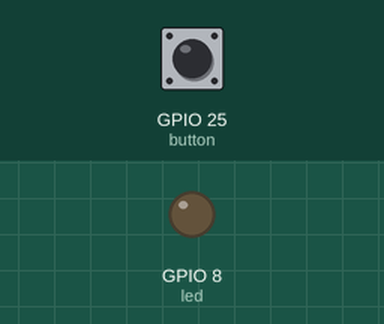
Recording of a program running on a simulated Raspberry Pi (BCM pin numbers). On the bench: output pins drawn as LEDs (lit = HIGH). The inputs (shaded band) are chosen by the test bench; at power-on: GPIO 25 (button) HIGH.

Above: at 1.2 s.
1.3 s: GPIO 25 (button) pulled LOW for 0.15 s
At 2.2 s:
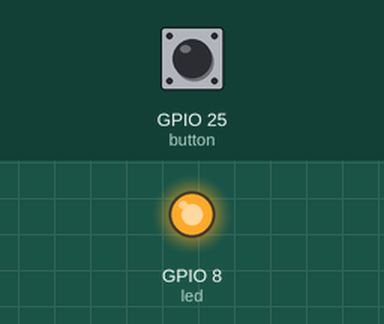
2.9 s: GPIO 25 (button) pulled LOW for 1 s
At 3.5 s:
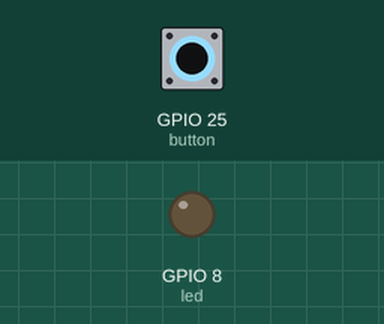
5.4 s: GPIO 25 (button) pulled LOW for 3.2 s
At 6.6 s:
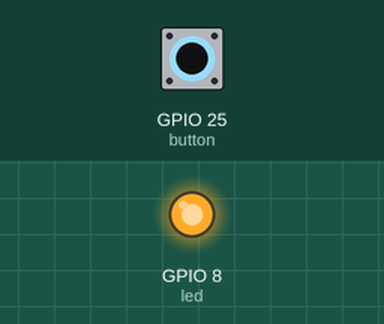
Timing chart, 0 to 8.4 s (numbered marks = the images above; inputs shaded):
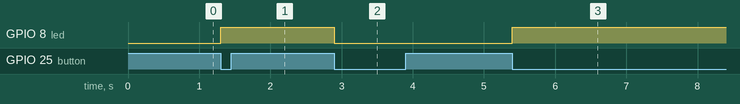

Measured:
- after the input at 1.3 s, GPIO 8 (led): LOW → HIGH at once
- after the input at 2.9 s, GPIO 8 (led): HIGH → LOW at once
- after the input at 5.4 s, GPIO 8 (led): LOW → HIGH at once

The program:

mission2.py
```python
from gpiozero import LED, Button
from signal import pause
from time import sleep

led = LED(8)
button = Button(25, pull_up=True)

def toggle_led():
    led.toggle()  # 현재 상태에서 반대 상태로 바꿈 (켜져 있으면 끄고, 꺼져 있으면 켬)
    sleep(0.5)    # 중복 입력 방지 (디바운싱 효과)

button.when_pressed = toggle_led

try:
    pause()
except KeyboardInterrupt:
    print("\n프로그램을 종료합니다 :)")
```
